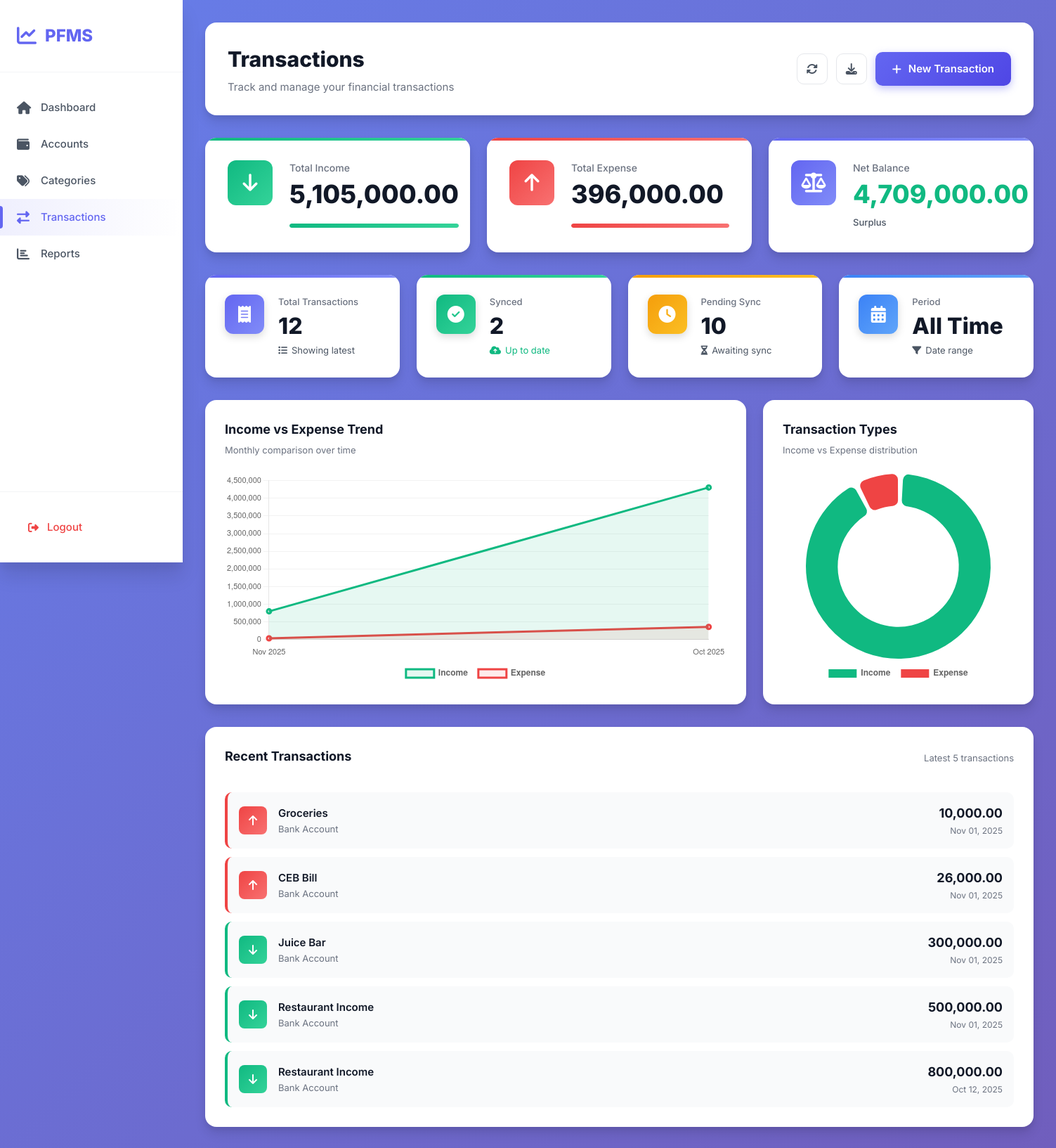
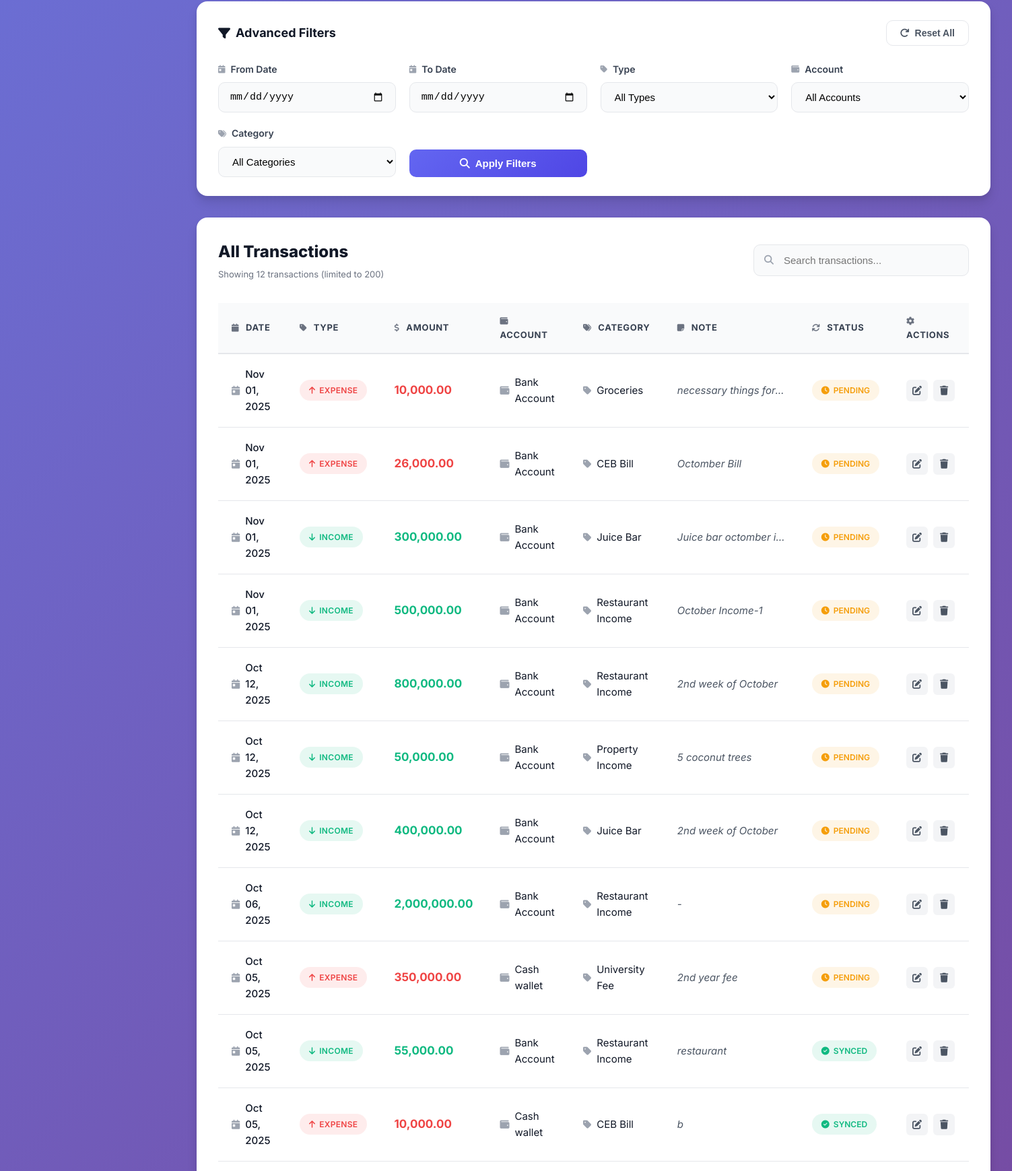
Screenshot of /app/transactions/index.php (signed in, upper part) with the database file from the repository (2 pictures, top to bottom).
### tables this page shows
CREATE TABLE TRANSACTIONS_LOCAL (
  local_txn_id       INTEGER PRIMARY KEY AUTOINCREMENT,
  client_txn_uuid    TEXT NOT NULL UNIQUE,
  user_local_id      INTEGER NOT NULL,
  account_local_id   INTEGER NOT NULL,
  category_local_id  INTEGER NOT NULL,
  txn_type           TEXT NOT NULL CHECK(txn_type IN ('INCOME','EXPENSE','TRANSFER')),
  amount             REAL NOT NULL,
  txn_date           TEXT NOT NULL, -- ISO-8601
  note               TEXT,
  sync_status        TEXT NOT NULL DEFAULT 'PENDING' CHECK(sync_status IN ('PENDING','SYNCED','CONFLICT')),
  server_txn_id      INTEGER,
  created_at         TEXT NOT NULL,
  updated_at         TEXT NOT NULL,
  last_sync_at       TEXT,
  FOREIGN KEY(user_local_id)     REFERENCES USERS_LOCAL(local_user_id),
  FOREIGN KEY(account_local_id)  REFERENCES ACCOUNTS_LOCAL(local_account_id),
  FOREIGN KEY(category_local_id) REFERENCES CATEGORIES_LOCAL(local_category_id)
);

CREATE TABLE CATEGORIES_LOCAL (
  local_category_id  INTEGER PRIMARY KEY AUTOINCREMENT,
  user_local_id      INTEGER NOT NULL,
  server_category_id INTEGER,
  parent_local_id    INTEGER,
  category_name      TEXT NOT NULL,
  category_type      TEXT NOT NULL CHECK(category_type IN ('INCOME','EXPENSE')),
  created_at         TEXT NOT NULL,
  updated_at         TEXT NOT NULL,
  FOREIGN KEY(user_local_id)   REFERENCES USERS_LOCAL(local_user_id),
  FOREIGN KEY(parent_local_id) REFERENCES CATEGORIES_LOCAL(local_category_id)
);

CREATE TABLE ACCOUNTS_LOCAL (
  local_account_id  INTEGER PRIMARY KEY AUTOINCREMENT,
  user_local_id     INTEGER NOT NULL,
  server_account_id INTEGER,
  account_name      TEXT NOT NULL,
  account_type      TEXT NOT NULL CHECK(account_type IN ('CASH','BANK','CARD','MOBILE')),
  currency_code     TEXT NOT NULL DEFAULT 'LKR',
  opening_balance   REAL NOT NULL DEFAULT 0,
  is_active         INTEGER NOT NULL DEFAULT 1, -- 1/0
  created_at        TEXT NOT NULL,
  updated_at        TEXT NOT NULL,
  FOREIGN KEY(user_local_id) REFERENCES USERS_LOCAL(local_user_id)
);

### app/transactions/index.php (the view, shortened to what the rows shown need)
<?php
if (!function_exists('h')) {
    function h($v) { return htmlspecialchars((string)$v, ENT_QUOTES, 'UTF-8'); }
}
$pdo = sqlite();
$uid = (int)($_SESSION['uid'] ?? 0);
$where = ["t.user_local_id = ?"];
$args  = [$uid];
$sql = "
SELECT
  t.local_txn_id, t.client_txn_uuid, t.txn_type, t.amount, t.txn_date, t.note, t.sync_status,
  a.account_name,
  c.category_name
FROM TRANSACTIONS_LOCAL t
JOIN ACCOUNTS_LOCAL a ON a.local_account_id = t.account_local_id
JOIN CATEGORIES_LOCAL c ON c.local_category_id = t.category_local_id
WHERE " . implode(' AND ', $where) . "
ORDER BY datetime(t.txn_date) DESC, t.local_txn_id DESC
LIMIT 200
";
$stmt = $pdo->prepare($sql);
$stmt->execute($args);
$rows = $stmt->fetchAll(PDO::FETCH_ASSOC);
$totSql = "
SELECT
  SUM(CASE WHEN t.txn_type='INCOME'  THEN t.amount ELSE 0 END) AS total_income,
  SUM(CASE WHEN t.txn_type='EXPENSE' THEN t.amount ELSE 0 END) AS total_expense
FROM TRANSACTIONS_LOCAL t
WHERE " . implode(' AND ', $where) . "
";
$sum = $pdo->prepare($totSql);
$sum->execute($args);
$tot = $sum->fetch(PDO::FETCH_ASSOC);
$income  = (float)($tot['total_income'] ?? 0);
$expense = (float)($tot['total_expense'] ?? 0);
$total_transactions = count($rows);
$monthly_data = [];
foreach($rows as $r) {
    $month = date('M Y', strtotime($r['txn_date']));
    if (!isset($monthly_data[$month])) {
        $monthly_data[$month] = ['income' => 0, 'expense' => 0];
    }
    if ($r['txn_type'] === 'INCOME') {
        $monthly_data[$month]['income'] += (float)$r['amount'];
    } else {
        $monthly_data[$month]['expense'] += (float)$r['amount'];
    }
}
$monthly_data = array_slice($monthly_data, 0, 6, true);
$recent = array_slice($rows, 0, 5);
?>
<!doctype html>
<html lang="en">
<head>
  <link rel="stylesheet" href="https://cdnjs.cloudflare.com/ajax/libs/font-awesome/6.4.0/css/all.min.css">
  <link rel="stylesheet" href="index.css">
</head>
<body>
<div class="app-container">
  <main class="main-content">
    <div class="top-bar">
      <div class="page-title">
        <h1>Transactions</h1>
      </div>
    </div>
    <?php if ($total_transactions > 0): ?>
    <div class="recent-section">
      <div class="recent-list">
        <?php foreach($recent as $txn): ?>
        <div class="recent-item <?= strtolower($txn['txn_type']) ?>">
          <div class="recent-icon">
            <i class="fas fa-<?= $txn['txn_type'] === 'INCOME' ? 'arrow-down' : 'arrow-up' ?>"></i>
          </div>
          <div class="recent-content">
            <span class="recent-category"><?= h($txn['category_name']) ?></span>
            <span class="recent-account"><?= h($txn['account_name']) ?></span>
          </div>
          <div class="recent-right">
            <span class="recent-amount"><?= number_format((float)$txn['amount'], 2) ?></span>
            <span class="recent-date"><?= date('M d, Y', strtotime($txn['txn_date'])) ?></span>
          </div>
        </div>
        <?php endforeach; ?>
      </div>
    </div>
    <?php endif; ?>
    <div class="table-section">
      <div class="section-header">
        <div>
          <h2>All Transactions</h2>
        </div>
      </div>
      <?php if (empty($rows)): ?>
      <div class="empty-state">
        <div class="empty-icon">
          <i class="fas fa-receipt"></i>
        </div>
        <h3>No Transactions Found</h3>
        <p>Start tracking your finances by adding your first transaction</p>
        <a href="<?= APP_BASE ?>/app/transactions/create.php" class="btn-primary">
          <i class="fas fa-plus"></i>
          <span>Add First Transaction</span>
        </a>
      </div>
      <?php else: ?>
      <div class="transactions-table">
        <table>
          <thead>
            <tr>
              <th><i class="fas fa-calendar"></i> Date</th>
              <th><i class="fas fa-tag"></i> Type</th>
              <th><i class="fas fa-dollar-sign"></i> Amount</th>
              <th><i class="fas fa-wallet"></i> Account</th>
              <th><i class="fas fa-tags"></i> Category</th>
              <th><i class="fas fa-sticky-note"></i> Note</th>
              <th><i class="fas fa-sync"></i> Status</th>
              <th><i class="fas fa-cog"></i> Actions</th>
            </tr>
          </thead>
          <tbody id="transactionsBody">
            <?php foreach($rows as $r): ?>
            <tr data-search="<?= h(strtolower($r['account_name'] . ' ' . $r['category_name'] . ' ' . $r['note'] . ' ' . $r['txn_type'])) ?>">
              <td>
                <div class="date-cell">
                  <i class="fas fa-calendar-day"></i>
                  <?= date('M d, Y', strtotime($r['txn_date'])) ?>
                </div>
              </td>
              <td>
                <span class="badge badge-<?= strtolower($r['txn_type']) ?>">
                  <i class="fas fa-<?= $r['txn_type'] === 'INCOME' ? 'arrow-down' : 'arrow-up' ?>"></i>
                  <?= h($r['txn_type']) ?>
                </span>
              </td>
              <td>
                <span class="amount-cell <?= strtolower($r['txn_type']) ?>">
                  <?= number_format((float)$r['amount'], 2) ?>
                </span>
              </td>
              <td>
                <div class="account-cell">
                  <i class="fas fa-wallet"></i>
                  <?= h($r['account_name']) ?>
                </div>
              </td>
              <td>
                <div class="category-cell">
                  <i class="fas fa-tag"></i>
                  <?= h($r['category_name']) ?>
                </div>
              </td>
              <td class="note-cell"><?= h($r['note']) ?: '-' ?></td>
              <td>
                <span class="sync-badge <?= strtolower($r['sync_status']) ?>">
                  <i class="fas fa-<?= $r['sync_status'] === 'SYNCED' ? 'check-circle' : 'clock' ?>"></i>
                  <?= h($r['sync_status']) ?>
                </span>
              </td>
              <td>
                <div class="action-buttons">
                  <a href="<?= APP_BASE ?>/app/transactions/edit.php?id=<?= (int)$r['local_txn_id'] ?>"
                     class="btn-icon-small" title="Edit">
                    <i class="fas fa-edit"></i>
                  </a>
                  <a href="<?= APP_BASE ?>/app/transactions/delete.php?id=<?= (int)$r['local_txn_id'] ?>"
                     class="btn-icon-small delete"
                     title="Delete"
                     onclick="return confirm('Delete this transaction?')">
                    <i class="fas fa-trash"></i>
                  </a>
                </div>
              </td>
            </tr>
            <?php endforeach; ?>
          </tbody>
        </table>
      </div>
      <?php endif; ?>
    </div>
  </main>
</div>
<script>
// Search functionality
document.getElementById('searchInput')?.addEventListener('input', function(e) {
  const search = e.target.value.toLowerCase();
  document.querySelectorAll('#transactionsBody tr').forEach(row => {
    const searchText = row.dataset.search;
    row.style.display = searchText.includes(search) ? '' : 'none';
  });
});
<?php if ($total_transactions > 0 && !empty($monthly_data)): ?>
// Chart configuration
const chartConfig = {
  responsive: true,
  maintainAspectRatio: false,
  plugins: {
    legend: {
      display: true,
      position: 'bottom',
      labels: { padding: 15, font: { size: 12, weight: '600' } }
    },
    tooltip: {
      backgroundColor: 'rgba(15, 23, 42, 0.95)',
      padding: 12,
      borderRadius: 8,
      titleFont: { size: 14, weight: 'bold' },
      bodyFont: { size: 13 }
    }
  }
};
// Trend Chart
const monthlyLabels = <?= json_encode(array_keys($monthly_data)) ?>;
const incomeData = <?= json_encode(array_column($monthly_data, 'income')) ?>;
const expenseData = <?= json_encode(array_column($monthly_data, 'expense')) ?>;
new Chart(document.getElementById('trendChart'), {
  type: 'line',
  data: {
    labels: monthlyLabels,
    datasets: [
      {
        label: 'Income',
        data: incomeData,
        borderColor: '#10b981',
        backgroundColor: 'rgba(16, 185, 129, 0.1)',
        tension: 0.4,
        fill: true,
        borderWidth: 3
      },
      {
        label: 'Expense',
        data: expenseData,
        borderColor: '#ef4444',
        backgroundColor: 'rgba(239, 68, 68, 0.1)',
        tension: 0.4,
        fill: true,
        borderWidth: 3
      }
    ]
  },
  options: {
    ...chartConfig,
    scales: {
      y: {
        beginAtZero: true,
        grid: { color: 'rgba(0,0,0,0.05)' },
        ticks: { font: { size: 11 } }
      },
      x: {
        grid: { display: false },
        ticks: { font: { size: 11 } }
      }
    }
  }
});
// Type Distribution Chart
new Chart(document.getElementById('typeChart'), {
  type: 'doughnut',
  data: {
    labels: ['Income', 'Expense'],
    datasets: [{
      data: [<?= $income ?>, <?= $expense ?>],
      backgroundColor: ['#10b981', '#ef4444'],
      borderWidth: 0,
      borderRadius: 8,
      spacing: 4
    }]
  },
  options: {
    ...chartConfig,
    cutout: '65%'
  }
});
<?php endif; ?>
</script>
</body>
</html>

### rows the page displays
transactions_local: category_local.category_name "Groceries", account_local.account_name "Bank Account", amount "10,000.00", txn_date "Nov 01, 2025", txn_type "EXPENSE", note "necessary things for…", sync_status "PENDING"
transactions_local: category_local.category_name "CEB Bill", account_local.account_name "Bank Account", amount "26,000.00", txn_date "Nov 01, 2025", txn_type "EXPENSE", note "Octomber Bill", sync_status "PENDING"
transactions_local: category_local.category_name "Juice Bar", account_local.account_name "Bank Account", amount "300,000.00", txn_date "Nov 01, 2025", txn_type "INCOME", note "Juice bar octomber i…", sync_status "PENDING"
transactions_local: category_local.category_name "Restaurant Income", account_local.account_name "Bank Account", amount "500,000.00", txn_date "Nov 01, 2025", txn_type "INCOME", note "October Income-1", sync_status "PENDING"
transactions_local: category_local.category_name "Restaurant Income", account_local.account_name "Bank Account", amount "800,000.00", txn_date "Oct 12, 2025", txn_type "INCOME", note "2nd week of October", sync_status "PENDING"
transactions_local: txn_date "Oct 12, 2025", txn_type "INCOME", amount "50,000.00", account_local.account_name "Bank Account", category_local.category_name "Property Income", note "5 coconut trees", sync_status "PENDING"
transactions_local: txn_date "Oct 12, 2025", txn_type "INCOME", amount "400,000.00", account_local.account_name "Bank Account", category_local.category_name "Juice Bar", note "2nd week of October", sync_status "PENDING"
transactions_local: txn_date "Oct 06, 2025", txn_type "INCOME", amount "2,000,000.00", account_local.account_name "Bank Account", category_local.category_name "Restaurant Income", note "-", sync_status "PENDING"
transactions_local: txn_date "Oct 05, 2025", txn_type "EXPENSE", amount "350,000.00", account_local.account_name "Cash wallet", category_local.category_name "University Fee", note "2nd year fee", sync_status "PENDING"
transactions_local: txn_date "Oct 05, 2025", txn_type "INCOME", amount "55,000.00", account_local.account_name "Bank Account", category_local.category_name "Restaurant Income", note "restaurant", sync_status "SYNCED"
transactions_local: txn_date "Oct 05, 2025", txn_type "EXPENSE", amount "10,000.00", account_local.account_name "Cash wallet", category_local.category_name "CEB Bill", note "b", sync_status "SYNCED"

### other values shown
$income "5,105,000.00"
$expense "396,000.00"
$net "4,709,000.00"
$total_transactions "12"
$synced "2"
$pending "10"
count($rows) "12"
chart data {{ json_encode(array_column($monthly_data, 'income')) }} [800000,4305000]
chart data {{ json_encode(array_column($monthly_data, 'expense')) }} [36000,360000]
chart data {{ $income }} 5105000
